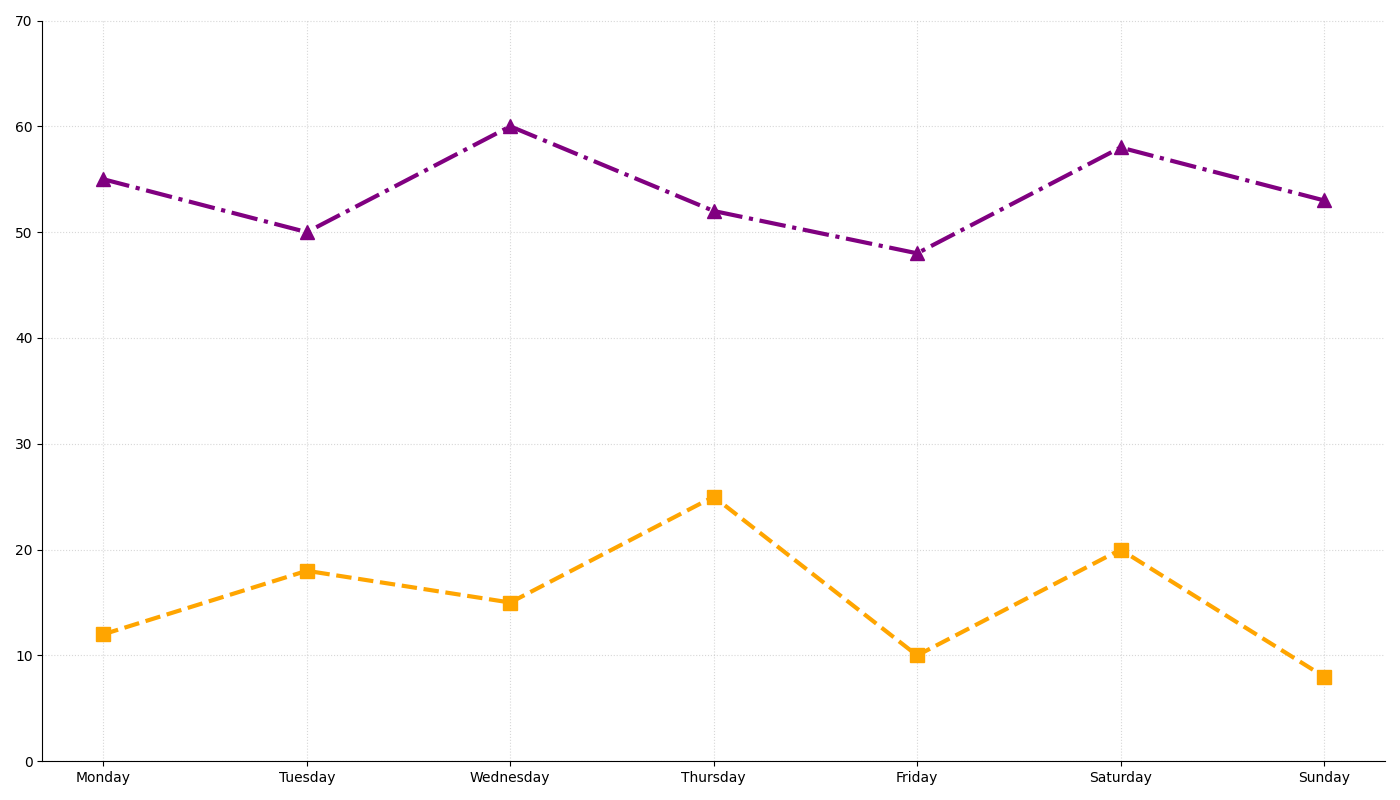

Write the Python code that produced this figure.
import matplotlib.pyplot as plt
import numpy as np

days = ['Monday', 'Tuesday', 'Wednesday', 'Thursday', 'Friday', 'Saturday', 'Sunday']
avg_upload_speeds = [12, 18, 15, 25, 10, 20, 8]
avg_download_speeds = [55, 50, 60, 52, 48, 58, 53]

plt.figure(figsize=(14, 8))

# Plot upload speeds
plt.plot(days, avg_upload_speeds, marker='s', linestyle='--', color='orange', linewidth=3, markersize=10)

# Plot download speeds
plt.plot(days, avg_download_speeds, marker='^', linestyle='-.', color='purple', linewidth=3, markersize=10)

plt.grid(True, linestyle=':', alpha=0.5)
plt.gca().spines['top'].set_color('none')
plt.gca().spines['right'].set_color('none')
plt.ylim(0, 70)

plt.tight_layout()
plt.show()
